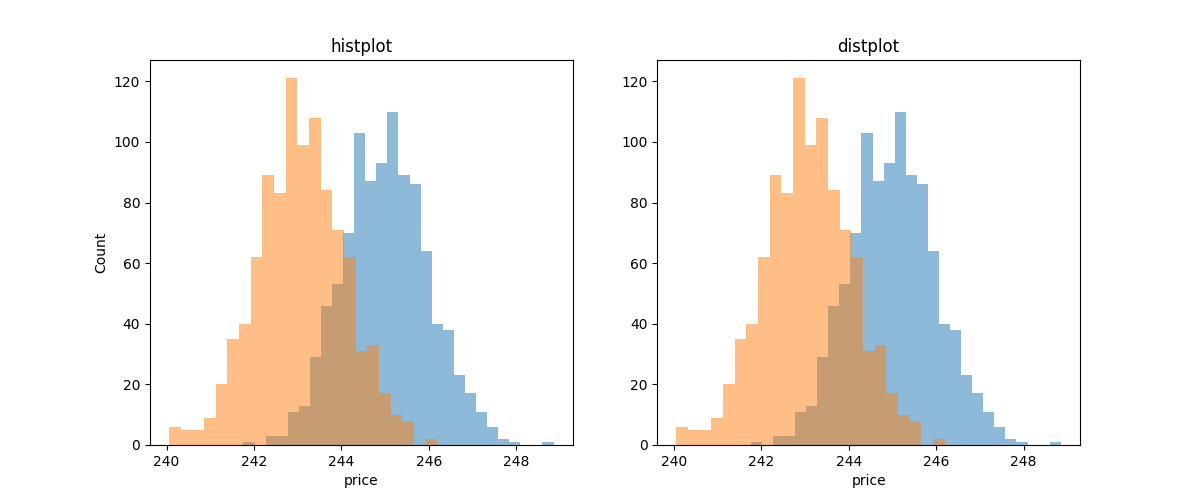

This figure's Python source:
import pandas as pd
import numpy as np
import seaborn as sns
import matplotlib.pyplot as plt

np.random.seed(42)
data1 = np.random.normal(245, 1, 1000)
data2 = np.random.normal(243, 1, 1000)

df1 = pd.DataFrame({'price': data1})
df2 = pd.DataFrame({'price': data2})

fig, axes = plt.subplots(1, 2, figsize=(12, 5))

# Plot 1: histplot
sns.histplot(df1.price, ax=axes[0], label='Buy', kde=False, linewidth=0, alpha=0.5)
sns.histplot(df2.price, ax=axes[0], label='Sell', kde=False, linewidth=0, alpha=0.5)
axes[0].set_title('histplot')

# Plot 2: distplot
import warnings
with warnings.catch_warnings():
    warnings.simplefilter('ignore')
    sns.distplot(df1.price, ax=axes[1], label='Buy', kde=False, hist_kws={'linewidth': 1, 'alpha': .5})
    sns.distplot(df2.price, ax=axes[1], label='Sell', kde=False, hist_kws={'linewidth': 1, 'alpha': .5})
axes[1].set_title('distplot')

plt.savefig('test_hist.png')
